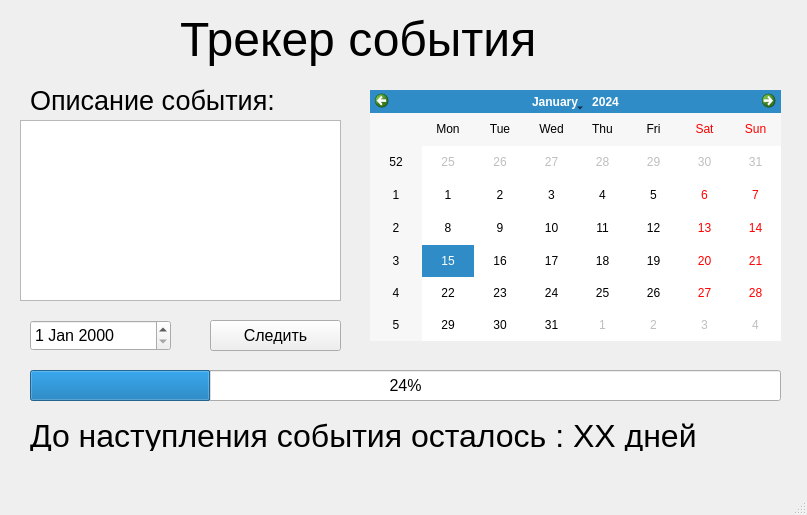
<?xml version="1.0" encoding="UTF-8"?>
<ui version="4.0">
 <class>MainWindow</class>
 <widget class="QMainWindow" name="MainWindow">
  <property name="geometry">
   <rect>
    <x>0</x>
    <y>0</y>
    <width>807</width>
    <height>515</height>
   </rect>
  </property>
  <property name="windowTitle">
   <string>Тест приложения на Python с модулем PyQt5</string>
  </property>
  <widget class="QWidget" name="centralwidget">
   <widget class="QLabel" name="label">
    <property name="geometry">
     <rect>
      <x>180</x>
      <y>10</y>
      <width>361</width>
      <height>58</height>
     </rect>
    </property>
    <property name="font">
     <font>
      <pointsize>36</pointsize>
     </font>
    </property>
    <property name="text">
     <string>Трекер события</string>
    </property>
   </widget>
   <widget class="QCalendarWidget" name="calendarWidget">
    <property name="geometry">
     <rect>
      <x>370</x>
      <y>90</y>
      <width>411</width>
      <height>251</height>
     </rect>
    </property>
   </widget>
   <widget class="QProgressBar" name="progressBar">
    <property name="geometry">
     <rect>
      <x>30</x>
      <y>370</y>
      <width>751</width>
      <height>31</height>
     </rect>
    </property>
    <property name="font">
     <font>
      <pointsize>12</pointsize>
     </font>
    </property>
    <property name="value">
     <number>24</number>
    </property>
   </widget>
   <widget class="QPlainTextEdit" name="plainTextEdit">
    <property name="geometry">
     <rect>
      <x>20</x>
      <y>120</y>
      <width>321</width>
      <height>181</height>
     </rect>
    </property>
   </widget>
   <widget class="QLabel" name="label_2">
    <property name="geometry">
     <rect>
      <x>30</x>
      <y>85</y>
      <width>301</width>
      <height>31</height>
     </rect>
    </property>
    <property name="font">
     <font>
      <pointsize>20</pointsize>
     </font>
    </property>
    <property name="text">
     <string>Описание события:</string>
    </property>
   </widget>
   <widget class="QPushButton" name="pushButton">
    <property name="geometry">
     <rect>
      <x>210</x>
      <y>320</y>
      <width>131</width>
      <height>31</height>
     </rect>
    </property>
    <property name="font">
     <font>
      <pointsize>12</pointsize>
     </font>
    </property>
    <property name="text">
     <string>Следить</string>
    </property>
   </widget>
   <widget class="QDateEdit" name="dateEdit">
    <property name="geometry">
     <rect>
      <x>30</x>
      <y>320</y>
      <width>141</width>
      <height>31</height>
     </rect>
    </property>
    <property name="font">
     <font>
      <pointsize>12</pointsize>
     </font>
    </property>
   </widget>
   <widget class="QLabel" name="label_3">
    <property name="geometry">
     <rect>
      <x>30</x>
      <y>420</y>
      <width>761</width>
      <height>31</height>
     </rect>
    </property>
    <property name="font">
     <font>
      <pointsize>24</pointsize>
     </font>
    </property>
    <property name="text">
     <string>До наступления события осталось : ХХ дней</string>
    </property>
   </widget>
  </widget>
  <widget class="QMenuBar" name="menubar">
   <property name="geometry">
    <rect>
     <x>0</x>
     <y>0</y>
     <width>807</width>
     <height>22</height>
    </rect>
   </property>
  </widget>
  <widget class="QStatusBar" name="statusbar"/>
 </widget>
 <resources/>
 <connections/>
</ui>
